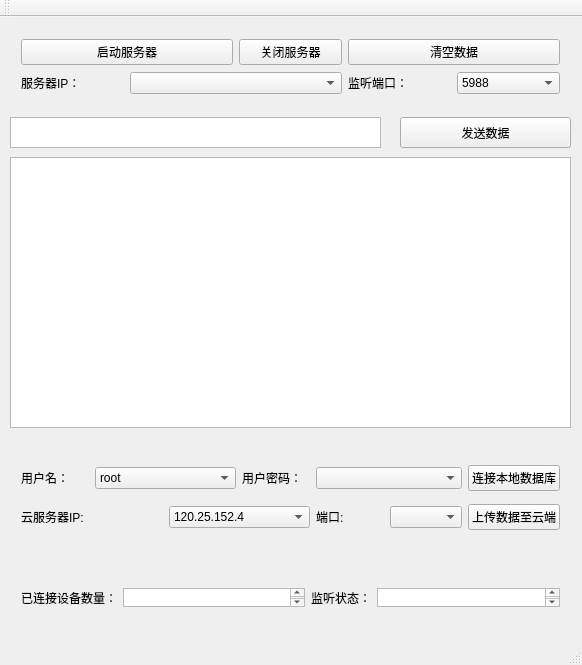
<?xml version="1.0" encoding="UTF-8"?>
<ui version="4.0">
 <class>MainWindow</class>
 <widget class="QMainWindow" name="MainWindow">
  <property name="geometry">
   <rect>
    <x>0</x>
    <y>0</y>
    <width>582</width>
    <height>665</height>
   </rect>
  </property>
  <property name="windowTitle">
   <string>MainWindow</string>
  </property>
  <widget class="QWidget" name="centralWidget">
   <widget class="QTextEdit" name="data_to_send">
    <property name="geometry">
     <rect>
      <x>10</x>
      <y>100</y>
      <width>371</width>
      <height>31</height>
     </rect>
    </property>
   </widget>
   <widget class="QPushButton" name="Send_data">
    <property name="geometry">
     <rect>
      <x>400</x>
      <y>100</y>
      <width>171</width>
      <height>31</height>
     </rect>
    </property>
    <property name="text">
     <string>发送数据</string>
    </property>
   </widget>
   <widget class="QTextBrowser" name="log_show">
    <property name="geometry">
     <rect>
      <x>10</x>
      <y>140</y>
      <width>561</width>
      <height>271</height>
     </rect>
    </property>
   </widget>
   <widget class="QWidget" name="layoutWidget">
    <property name="geometry">
     <rect>
      <x>10</x>
      <y>10</y>
      <width>561</width>
      <height>81</height>
     </rect>
    </property>
    <layout class="QGridLayout" name="gridLayout">
     <item row="0" column="0" colspan="2">
      <widget class="QPushButton" name="start_server">
       <property name="text">
        <string>启动服务器</string>
       </property>
      </widget>
     </item>
     <item row="0" column="2">
      <widget class="QPushButton" name="stop_server">
       <property name="text">
        <string>关闭服务器</string>
       </property>
      </widget>
     </item>
     <item row="0" column="3" colspan="2">
      <widget class="QPushButton" name="clear_data">
       <property name="text">
        <string>清空数据</string>
       </property>
      </widget>
     </item>
     <item row="1" column="0">
      <widget class="QLabel" name="label">
       <property name="text">
        <string>服务器IP： </string>
       </property>
      </widget>
     </item>
     <item row="1" column="1" colspan="2">
      <widget class="QComboBox" name="server_ip"/>
     </item>
     <item row="1" column="3">
      <widget class="QLabel" name="label_2">
       <property name="text">
        <string>监听端口：</string>
       </property>
      </widget>
     </item>
     <item row="1" column="4">
      <widget class="QComboBox" name="listen_com">
       <item>
        <property name="text">
         <string>5988</string>
        </property>
       </item>
       <item>
        <property name="text">
         <string>7812</string>
        </property>
       </item>
       <item>
        <property name="text">
         <string>12121</string>
        </property>
       </item>
      </widget>
     </item>
    </layout>
   </widget>
   <widget class="QWidget" name="layoutWidget">
    <property name="geometry">
     <rect>
      <x>10</x>
      <y>430</y>
      <width>561</width>
      <height>101</height>
     </rect>
    </property>
    <layout class="QGridLayout" name="gridLayout_2">
     <item row="0" column="0">
      <widget class="QLabel" name="database_name">
       <property name="text">
        <string>用户名：</string>
       </property>
      </widget>
     </item>
     <item row="0" column="1" colspan="2">
      <widget class="QComboBox" name="comboBox_3">
       <item>
        <property name="text">
         <string>root</string>
        </property>
       </item>
      </widget>
     </item>
     <item row="0" column="3">
      <widget class="QLabel" name="user_passwd">
       <property name="text">
        <string>用户密码：</string>
       </property>
      </widget>
     </item>
     <item row="0" column="4" colspan="2">
      <widget class="QComboBox" name="comboBox_4"/>
     </item>
     <item row="0" column="6">
      <widget class="QPushButton" name="connect_database">
       <property name="text">
        <string>连接本地数据库</string>
       </property>
      </widget>
     </item>
     <item row="1" column="0" colspan="2">
      <widget class="QLabel" name="label_5">
       <property name="text">
        <string>云服务器IP:</string>
       </property>
      </widget>
     </item>
     <item row="1" column="2" colspan="2">
      <widget class="QComboBox" name="cloundserver_ip">
       <item>
        <property name="text">
         <string>120.25.152.4</string>
        </property>
       </item>
      </widget>
     </item>
     <item row="1" column="4">
      <widget class="QLabel" name="label_6">
       <property name="text">
        <string>端口:</string>
       </property>
      </widget>
     </item>
     <item row="1" column="5">
      <widget class="QComboBox" name="cloudserver_com"/>
     </item>
     <item row="1" column="6">
      <widget class="QPushButton" name="upload_data">
       <property name="text">
        <string>上传数据至云端</string>
       </property>
      </widget>
     </item>
    </layout>
   </widget>
   <widget class="QWidget" name="layoutWidget">
    <property name="geometry">
     <rect>
      <x>10</x>
      <y>560</y>
      <width>561</width>
      <height>41</height>
     </rect>
    </property>
    <layout class="QHBoxLayout" name="horizontalLayout">
     <item>
      <widget class="QLabel" name="label_7">
       <property name="text">
        <string>已连接设备数量：</string>
       </property>
      </widget>
     </item>
     <item>
      <widget class="QTextBrowser" name="device_numbers"/>
     </item>
     <item>
      <widget class="QLabel" name="label_8">
       <property name="text">
        <string>监听状态：</string>
       </property>
      </widget>
     </item>
     <item>
      <widget class="QTextBrowser" name="listen_state"/>
     </item>
    </layout>
   </widget>
  </widget>
  <widget class="QMenuBar" name="menuBar">
   <property name="geometry">
    <rect>
     <x>0</x>
     <y>0</y>
     <width>582</width>
     <height>26</height>
    </rect>
   </property>
  </widget>
  <widget class="QToolBar" name="mainToolBar">
   <attribute name="toolBarArea">
    <enum>TopToolBarArea</enum>
   </attribute>
   <attribute name="toolBarBreak">
    <bool>false</bool>
   </attribute>
  </widget>
  <widget class="QStatusBar" name="statusBar"/>
 </widget>
 <layoutdefault spacing="6" margin="11"/>
 <resources/>
 <connections/>
</ui>
